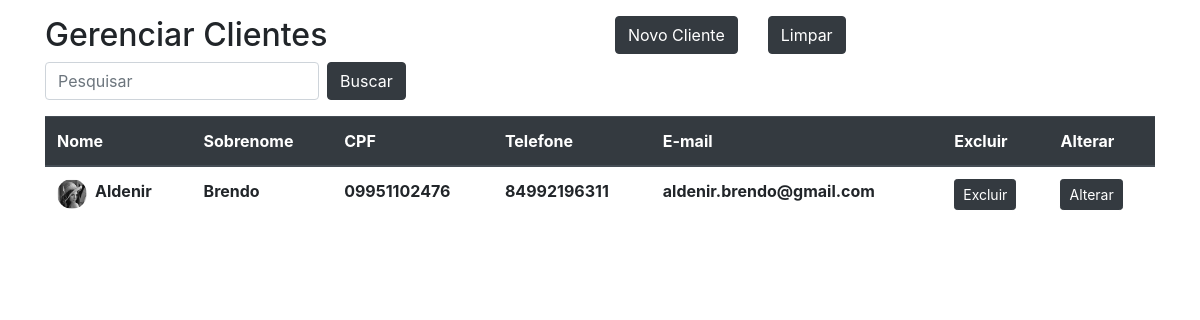
/clientes/listar/, run on the app's committed database.
### Cadastro/models.py (models this page shows, shortened)
class Cliente(models.Model):
    nome = models.CharField(max_length=30, blank=False, null=False)
    sobrenome = models.CharField(max_length=30, blank=False, null=False)
    cpf = models.CharField(max_length=11, blank=False, unique=True)
    email = models.EmailField(max_length=100)
    telefone = models.CharField(max_length=11, blank=False, null=False, unique=True)

### Cadastro/views.py (the view)
# urls.py: path('listar/', views.ClienteListView.as_view(), name='cliente_listar'),
class ClienteListView(ListView):
    template_name = 'Cadastro/cliente_list.html'
    model = Cliente
    queryset = Cliente.objects.order_by('nome')
    context_object_name = 'clientes'
    paginate_by = 3

### Cadastro/templates/Cadastro/cliente_list.html (shortened to what this page needs)
{% extends 'base.html' %}
{% block conteudo %}
<div class="container">
    <div class="row mt-3" >
        <div class='col-sm-6'>
           <h2> Gerenciar Clientes </h2>
        </div>
        <div class='col-md-auto'>
            <button class="btn btn-dark">
                <a class="mt-3" style="text-decoration: none;  color: white;" href="{% url 'cliente_criar' %}">Novo Cliente</a>
            </button>
        </div>
        <div class='col-md-auto'>
            <a href="{% url 'cliente_listar' %}" class='btn btn-dark'>Limpar</a>
        </div>
        <div class='col-sm'>
            <form class='form-inline my-2 my-lg-0' method='GET' action="{% url 'cliente_busca' %}">
                <input name='termo' value='{{request.GET.termo}}' class='form-control mr-sm-2' type='search' placeholder='Pesquisar' arial-label='Busca'>
                <button class='btn btn-dark' type='submit'>
                    Buscar
                </button>
            </form>
        </div>
    </div>
    <table class="table table-hover mt-3">
        <thead class='thead-dark'>
            <th>Nome</th>
            <th>Sobrenome</th>
            <th>CPF</th>
            <th>Telefone</th>
            <th>E-mail</th>
            <th>Excluir</th>
            <th>Alterar</th>
        </thead>
        <tbody>
            {% for cliente in clientes %}
            <tr>
                <th>
                    <img class='rounded-circle float-left' style="width: 30px; height: 30px;" alt="..." class="rounded-circle">
                    <p class='text-capitalize float-left ml-2'>{{cliente.nome}}</p>
                </th>
                <th>
                    <p class='text-capitalize'>{{cliente.sobrenome}}</p>
                </th>
                <th>{{cliente.cpf}}</th>
                <th>{{cliente.telefone}}</th>
                <th>{{cliente.email}}</th>
                <th>
                    <button class="btn btn-dark btn-sm">
                        <a href="{% url 'cliente_deletar' cliente.id %}" style="text-decoration: none;  color: white;">Excluir</a>
                    </button>
                </th>
                <th>
                    <button class="btn btn-dark btn-sm">
                        <a href="{% url 'cliente_alterar' cliente.id %}" style="text-decoration: none;  color: white;">Alterar</a>
                    </button>
                </th>
            </tr>
            {% endfor %}
        </tbody>
    </table>
</div>
{% endblock %}

### data on the page
Cliente: nome "Aldenir", sobrenome "Brendo", cpf "09951102476", telefone "84992196311", email "aldenir.brendo@gmail.com"
